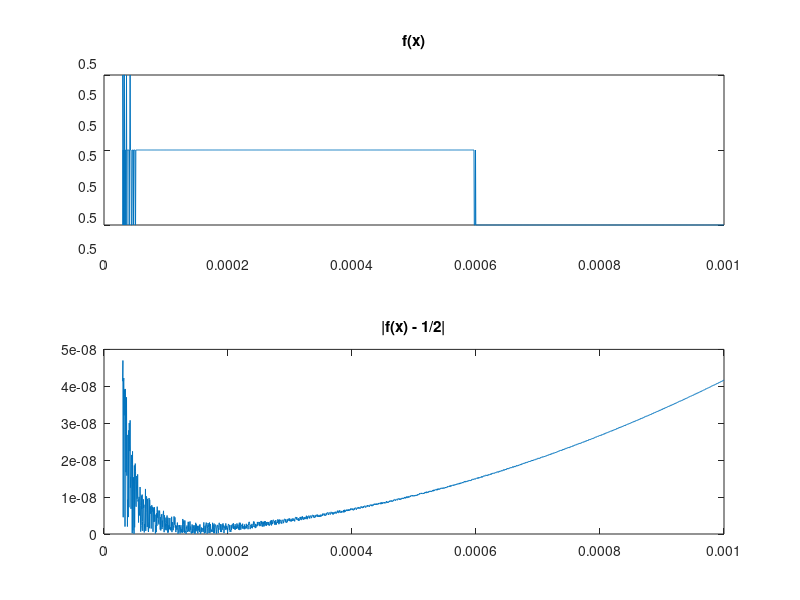

Here is the MATLAB script that generated this plot:
format long e

x = logspace(0, -16, 17);
x = x(:);
f = (1 - cos(x))./x.^2;
[x f f-1/2]
format

%%

x = linspace(3e-5, 1e-3, 2000);
y = (1 - cos(x))./x.^2;

figure(1)
subplot(2, 1, 1)
plot(x, y)
title('f(x)')
subplot(2, 1, 2)
plot(x, abs(y - 1/2))
title('|f(x) - 1/2|')

%%
x = linspace(3e-5, 1e-3, 2000);
y = x.^2/4;
